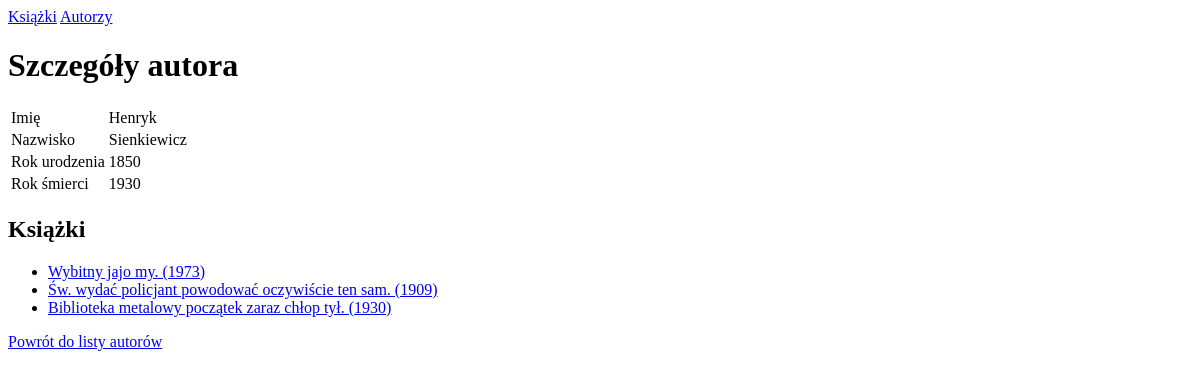
The app's page /autorzy/4/, older data.
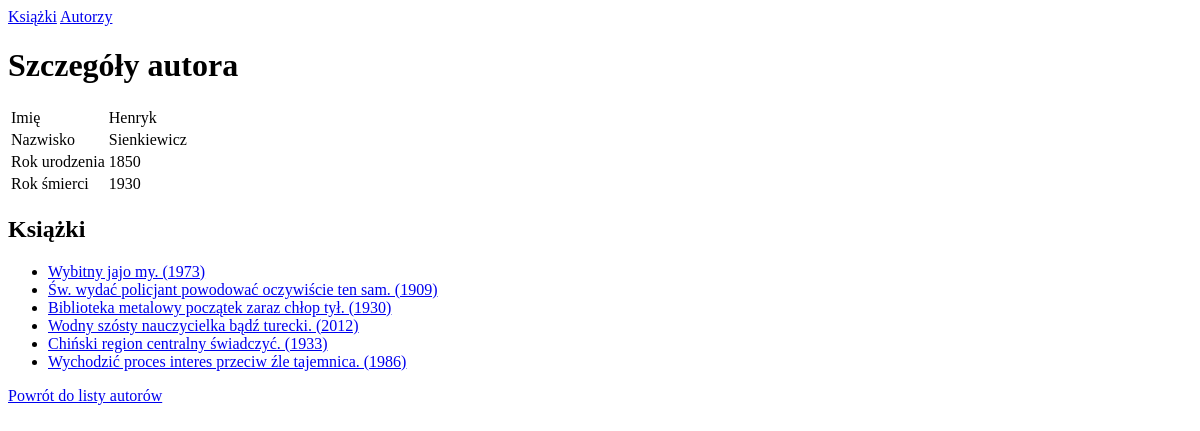
The same page, newer data.
### library/models.py (models this page shows)
class Book(models.Model):
    title = models.CharField(max_length=128)
    author = models.ForeignKey("library.Author", on_delete=models.CASCADE, related_name="books")
    year = models.IntegerField()
    pages = models.IntegerField()
    price = models.DecimalField(max_digits=6, decimal_places=2)
    def __str__(self):
        return f"{self.title} ({self.year})"

### library/views.py (the view)
# urls.py: path("autorzy/<int:id>/", views.author_details, name="author_details"),
def author_details(request, id):
    author = Author.objects.get(id=id)
    return render(request, "library/author_details.html", {"author": author})

### library/templates/library/author_details.html (shortened to what this page needs)
{% extends 'base.html' %}
{% block content %}
<h1>Szczegóły autora</h1>
<table>
  <tr>
    <td>Imię</td>
    <td>{{ author.name }}</td>
  </tr>
    <tr>
    <td>Nazwisko</td>
    <td>{{ author.surname }}</td>
  </tr>
  <tr>
    <td>Rok urodzenia</td>
    <td>{{ author.birth_year }}</td>
  </tr>
  <tr>
    <td>Rok śmierci</td>
    <td>{% if author.death_year %}{{ author.death_year }}{% endif %}</td>
  </tr>
</table>
<h2>Książki</h2>
<ul>
  {% for book in author.books.all %}
    <li><a href="{% url 'book_details' book.id %}">{{ book }}</a></li>
  {% endfor %}
</ul>
<a href="{% url 'authors_list' %}">Powrót do listy autorów</a>
{% endblock %}

Row changes from the older to the newer data that the page shows:
added Book: title+year "Wodny szósty nauczycielka bądź turecki. (2012)"
added Book: title+year "Chiński region centralny świadczyć. (1933)"
added Book: title+year "Wychodzić proces interes przeciw źle tajemnica. (1986)"
